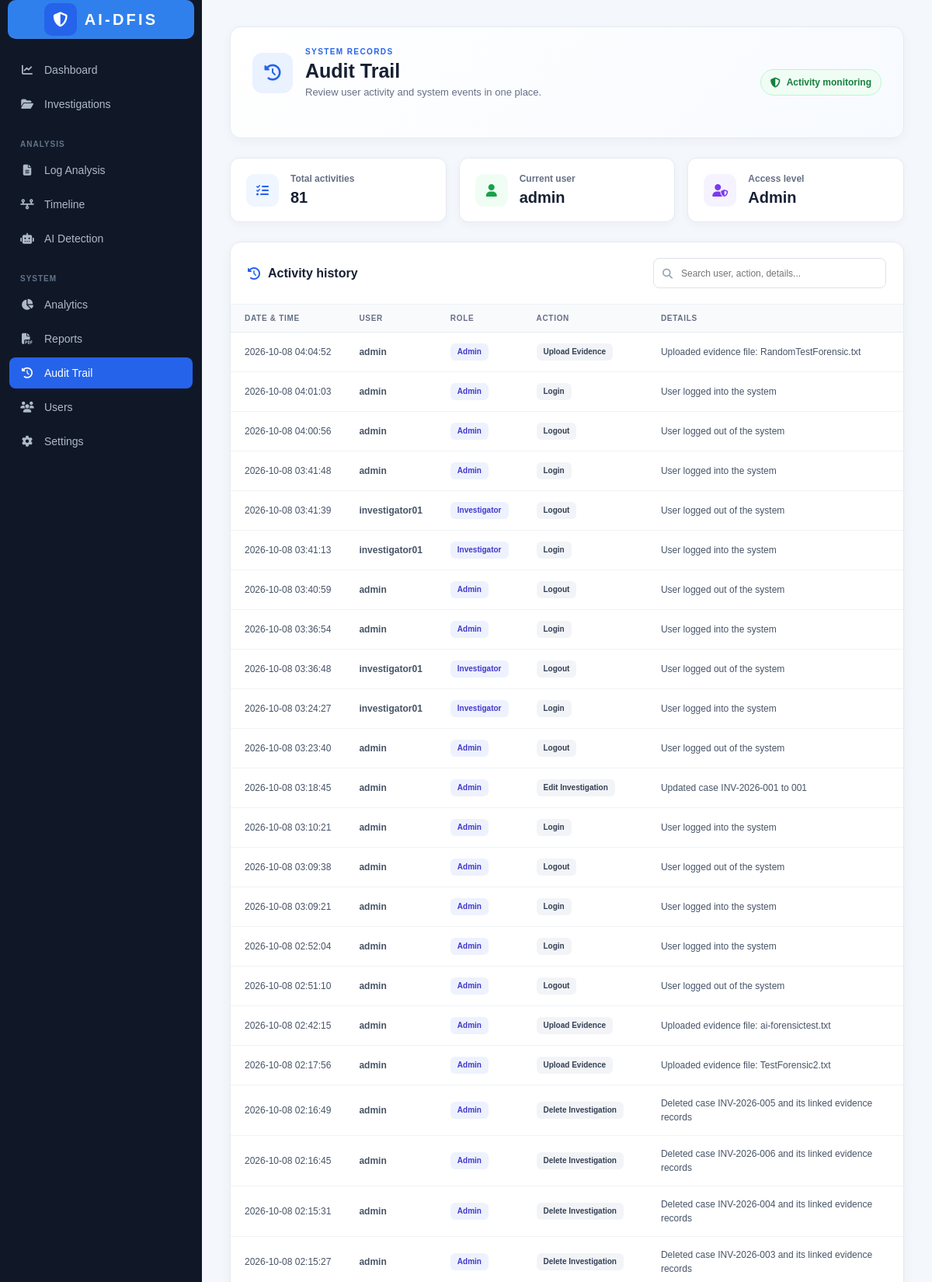
Page /audit-trail (signed in, upper part) on the committed database.
### tables this page shows
CREATE TABLE audit_logs (
            id INTEGER PRIMARY KEY AUTOINCREMENT,
            user_id INTEGER,
            username TEXT,
            role TEXT,
            action TEXT NOT NULL,
            details TEXT,
            timestamp TEXT NOT NULL,
            FOREIGN KEY (user_id) REFERENCES users(id)
        );

### app.py (the view, shortened to what this page needs)
@app.route("/audit-trail")
def audit_trail():
    conn = get_db_connection()
    if session.get("role") == "Admin":
        logs = conn.execute("""

            SELECT id, username, role, action, details, timestamp

            FROM audit_logs

            ORDER BY id DESC

        """).fetchall()
    conn.close()
    return render_template(
        "audit_trail.html",
        logs=logs
    )

### app.py (called while the page is built)
def get_db_connection():
    conn = sqlite3.connect(DATABASE)
    conn.row_factory = sqlite3.Row
    return conn

def login_required():
    return "user_id" in session

@app.before_request
def require_login():
    if request.endpoint in ["login", "static"]:
        return None
    if not login_required():
        return redirect(url_for("login"))
    return None

### templates/audit_trail.html (shortened to what this page needs)
<!DOCTYPE html>
<html lang="en">
<head>
    <link rel="stylesheet"
          href="https://cdnjs.cloudflare.com/ajax/libs/font-awesome/6.5.2/css/all.min.css">
    <link rel="stylesheet"
          href="{{ url_for('static', filename='css/style.css') }}">
</head>
<body>
<div class="dashboard-container">
    <aside class="sidebar">
        <div class="logo">
            <div class="logo-icon">
                <i class="fa-solid fa-shield-halved"></i>
            </div>
            <div>
                <h2 class="brand-wordmark">AI-DFIS</h2>
            </div>
        </div>
        <nav class="sidebar-menu">
            <a href="/dashboard" class="menu-item">
                <i class="fa-solid fa-chart-line"></i>
                <span>Dashboard</span>
            </a>
            <a href="/investigations" class="menu-item">
                <i class="fa-solid fa-folder-open"></i>
                <span>Investigations</span>
            </a>
            <div class="menu-title">
                ANALYSIS
            </div>
            <a href="/log-analysis" class="menu-item">
                <i class="fa-solid fa-file-lines"></i>
                <span>Log Analysis</span>
            </a>
            <a href="/timeline" class="menu-item">
                <i class="fa-solid fa-timeline"></i>
                <span>Timeline</span>
            </a>
            <a href="/ai-detection" class="menu-item">
                <i class="fa-solid fa-robot"></i>
                <span>AI Detection</span>
            </a>
            <div class="menu-title">
                SYSTEM
            </div>
            <a href="/analytics" class="menu-item">
                <i class="fa-solid fa-chart-pie"></i>
                <span>Analytics</span>
            </a>
            <a href="/reports" class="menu-item">
                <i class="fa-solid fa-file-pdf"></i>
                <span>Reports</span>
            </a>
            <a href="/audit-trail" class="menu-item active">
                <i class="fa-solid fa-clock-rotate-left"></i>
                <span>Audit Trail</span>
            </a>
            {% if session.get("role") == "Admin" %}
            <a href="/users" class="menu-item">
                <i class="fa-solid fa-users"></i>
                <span>Users</span>
            </a>
            {% endif %}
            <a href="/settings" class="menu-item">
                <i class="fa-solid fa-gear"></i>
                <span>Settings</span>
            </a>
        </nav>
    </aside>
    <main class="main-content audit-content">
        <div class="page-header">
        <div class="page-heading">
            <div class="page-heading-icon">
                <i class="fa-solid fa-clock-rotate-left"></i>
            </div>
            <div>
                <span class="eyebrow">SYSTEM RECORDS</span>
                <h1>Audit Trail</h1>
                <p>Review user activity and system events in one place.</p>
            </div>
        </div>
        <span class="audit-integrity-label">
            <i class="fa-solid fa-shield-halved"></i>
            Activity monitoring
        </span>
    </div>
        <div class="audit-summary">
            <div class="summary-card">
                <div class="summary-icon"><i class="fa-solid fa-list-check"></i></div>
                <div class="summary-copy">
                    <span>Total activities</span>
                    <strong>{{ logs|length }}</strong>
                </div>
            </div>
            <div class="summary-card">
                <div class="summary-icon"><i class="fa-solid fa-user"></i></div>
                <div class="summary-copy">
                    <span>Current user</span>
                    <strong>{{ session.get("username") }}</strong>
                </div>
            </div>
            <div class="summary-card">
                <div class="summary-icon"><i class="fa-solid fa-user-shield"></i></div>
                <div class="summary-copy">
                    <span>Access level</span>
                    <strong>{{ session.get("role") }}</strong>
                </div>
            </div>
        </div>
        <div class="audit-container">
            <div class="audit-container-header">
                <h2>
                    <i class="fa-solid fa-clock-rotate-left"></i>
                    Activity history
                </h2>
                {% if logs %}
                <label class="audit-search">
                    <input id="audit-search-input"
                           type="search"
                           placeholder="Search user, action, details..."
                           aria-label="Search audit activity">
                </label>
                {% endif %}
            </div>
            {% if logs %}
            <div class="audit-table-wrap">
            <table class="audit-table" id="audit-table">
                <thead>
                    <tr>
                        <th scope="col">Date &amp; time</th>
                        <th scope="col">User</th>
                        <th scope="col">Role</th>
                        <th scope="col">Action</th>
                        <th scope="col">Details</th>
                    </tr>
                </thead>
                <tbody>
                    {% for log in logs %}
                    <tr>
                        <td class="audit-time">
                            {{ log["timestamp"] }}
                        </td>
                        <td class="audit-user">
                            <strong>
                                {{ log["username"] }}
                            </strong>
                        </td>
                        <td>
                            <span class="role-badge">
                                {{ log["role"] }}
                            </span>
                        </td>
                        <td>
                            <span class="action-badge">
                                {{ log["action"] }}
                            </span>
                        </td>
                        <td class="audit-details">
                            {{ log["details"] or "-" }}
                        </td>
                    </tr>
                    {% endfor %}
                </tbody>
            </table>
            </div>
            {% endif %}
        </div>
    </main>
</div>
</body>
</html>

### static/css/style.css (style rules this page uses)
* { margin: 0; padding: 0; box-sizing: border-box; }
body { font-family: Arial, Helvetica, sans-serif; background: #f4f6f9; }
.logo { width: 220px; height: 70px; background: #2f80ed; border-radius: 10px; display: flex; align-items: center; justify-content: center; font-size: 20px; font-weight: bold; }
.dashboard-container { display: flex; min-height: 100vh; background: #f4f7fb; }
.sidebar { width: 260px; background: #101827; color: white; display: flex; flex-direction: column; position: fixed; left: 0; top: 0; bottom: 0; z-index: 100; }
.logo { display: flex; align-items: center; flex: 0 1 auto; min-width: 0; flex-wrap: wrap; gap: 12px; padding: 25px 22px; border-bottom: 1px solid rgba(255,255,255,0.08); }
.logo-icon { width: 42px; height: 42px; border-radius: 10px; background: #2563eb; display: flex; align-items: center; justify-content: center; font-size: 19px; }
.logo h2 { margin: 0; font-size: 18px; letter-spacing: 0.12em; line-height: 1; }
.sidebar .logo { width: 240px; height: 50px; flex: 0 0 auto; margin: 0 auto; padding: 4px 10px; flex-direction: row; justify-content: center; gap: 10px; text-align: center; }
.sidebar .logo > div:last-child { width: auto; display: flex; flex-direction: column; align-items: center; }
.sidebar .logo .brand-wordmark { width: auto; font-size: 20px; letter-spacing: 0.16em; text-align: center; }
.brand-wordmark { color: #ffffff; font-weight: 800; text-transform: uppercase; }
.sidebar-menu { padding: 20px 12px; flex: 1; }
.menu-title { color: #64748b; font-size: 10px; font-weight: 700; letter-spacing: 1px; padding: 22px 14px 8px; }
.menu-item { display: flex; align-items: center; gap: 13px; padding: 12px 14px; margin-bottom: 4px; color: #aeb9c9; text-decoration: none; border-radius: 8px; font-size: 14px; transition: 0.2s; }
.menu-item i { width: 18px; text-align: center; }
.menu-item.active { background: #2563eb; color: white; }
.main-content { margin-left: 260px; width: calc(100% - 260px); }
.page-heading { display: flex; justify-content: space-between; align-items: center; margin-bottom: 25px; }
.page-heading p { margin: 0; font-size: 12px; color: #7b8797; }

### rows in the picture
audit_logs: timestamp "2026-10-08 04:04:52", username "admin", role "Admin", action "Upload Evidence", details "Uploaded evidence file: RandomTestForensic.txt"
audit_logs: timestamp "2026-10-08 04:01:03", username "admin", role "Admin", action "Login", details "User logged into the system"
audit_logs: timestamp "2026-10-08 04:00:56", username "admin", role "Admin", action "Logout", details "User logged out of the system"
audit_logs: timestamp "2026-10-08 03:41:48", username "admin", role "Admin", action "Login", details "User logged into the system"
audit_logs: timestamp "2026-10-08 03:41:39", username "investigator01", role "Investigator", action "Logout", details "User logged out of the system"
audit_logs: timestamp "2026-10-08 03:41:13", username "investigator01", role "Investigator", action "Login", details "User logged into the system"
audit_logs: timestamp "2026-10-08 03:40:59", username "admin", role "Admin", action "Logout", details "User logged out of the system"
audit_logs: timestamp "2026-10-08 03:36:54", username "admin", role "Admin", action "Login", details "User logged into the system"
audit_logs: timestamp "2026-10-08 03:36:48", username "investigator01", role "Investigator", action "Logout", details "User logged out of the system"
audit_logs: timestamp "2026-10-08 03:24:27", username "investigator01", role "Investigator", action "Login", details "User logged into the system"
audit_logs: timestamp "2026-10-08 03:23:40", username "admin", role "Admin", action "Logout", details "User logged out of the system"
audit_logs: timestamp "2026-10-08 03:18:45", username "admin", role "Admin", action "Edit Investigation", details "Updated case INV-2026-001 to 001"
audit_logs: timestamp "2026-10-08 03:10:21", username "admin", role "Admin", action "Login", details "User logged into the system"
audit_logs: timestamp "2026-10-08 03:09:38", username "admin", role "Admin", action "Logout", details "User logged out of the system"
audit_logs: timestamp "2026-10-08 03:09:21", username "admin", role "Admin", action "Login", details "User logged into the system"
audit_logs: timestamp "2026-10-08 02:52:04", username "admin", role "Admin", action "Login", details "User logged into the system"
audit_logs: timestamp "2026-10-08 02:51:10", username "admin", role "Admin", action "Logout", details "User logged out of the system"
audit_logs: timestamp "2026-10-08 02:42:15", username "admin", role "Admin", action "Upload Evidence", details "Uploaded evidence file: ai-forensictest.txt"
audit_logs: timestamp "2026-10-08 02:17:56", username "admin", role "Admin", action "Upload Evidence", details "Uploaded evidence file: TestForensic2.txt"
audit_logs: timestamp "2026-10-08 02:16:49", username "admin", role "Admin", action "Delete Investigation", details "Deleted case INV-2026-005 and its linked evidence records"
audit_logs: timestamp "2026-10-08 02:16:45", username "admin", role "Admin", action "Delete Investigation", details "Deleted case INV-2026-006 and its linked evidence records"
audit_logs: timestamp "2026-10-08 02:15:31", username "admin", role "Admin", action "Delete Investigation", details "Deleted case INV-2026-004 and its linked evidence records"
audit_logs: timestamp "2026-10-08 02:15:27", username "admin", role "Admin", action "Delete Investigation", details "Deleted case INV-2026-003 and its linked evidence records"

### other values in the picture
{{ logs|length }} "81"
{{ session.get("username") }} "admin"
{{ session.get("role") }} "Admin"
